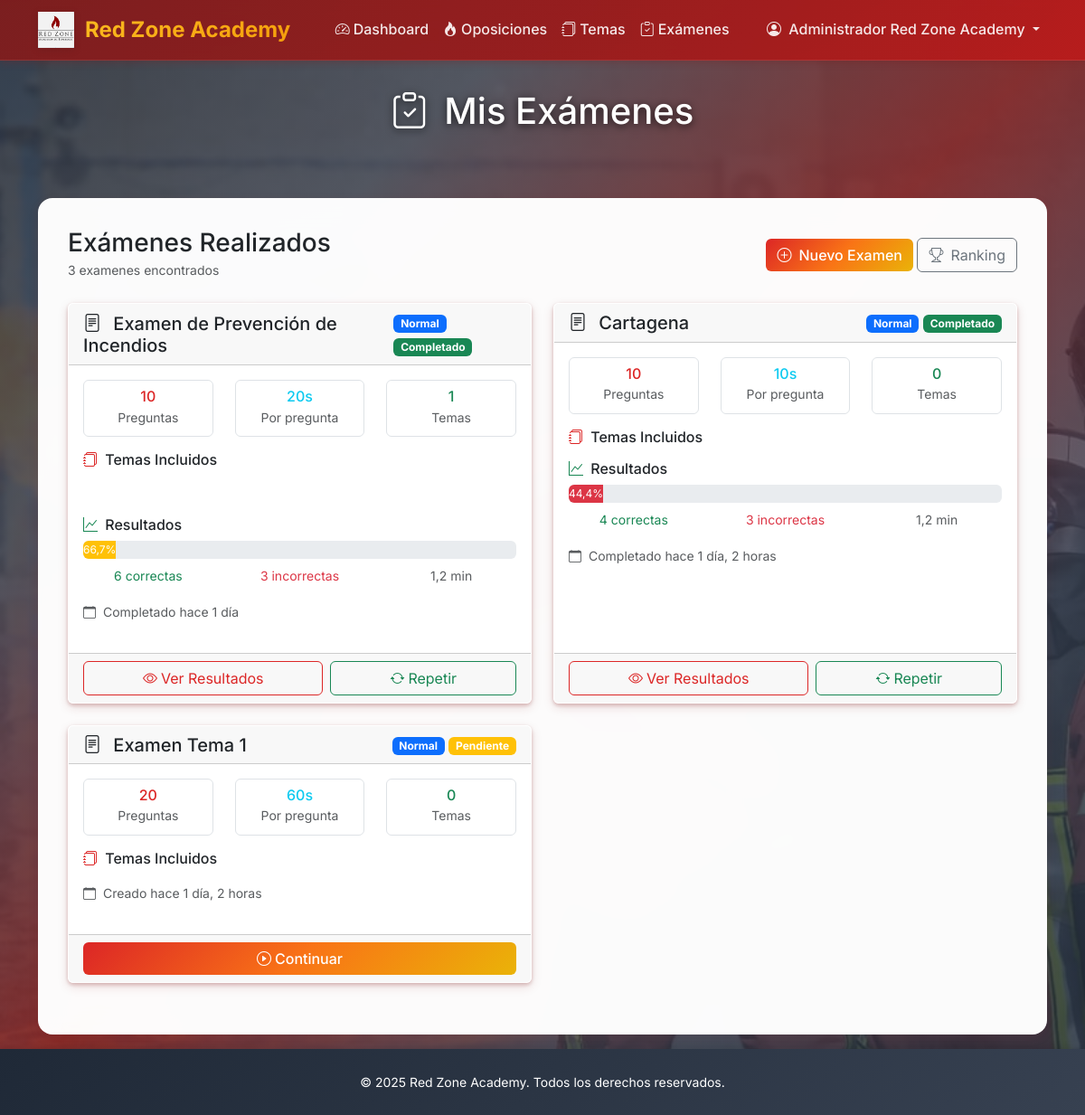
Screenshot of /dashboard/examenes-test/ (signed in) with the database file from the repository.
### accounts/models.py (models this page shows, shortened)
class CustomUser(AbstractUser):
    USER_TYPES = [
        ('admin', 'Administrador'),
        ('student', 'Alumno'),
    ]
    user_type = models.CharField(max_length=10, choices=USER_TYPES, default='student')
    created_at = models.DateTimeField(auto_now_add=True)
    profile_picture = models.ImageField(
        upload_to=user_profile_picture_path,
        blank=True,
        null=True,
        help_text="Imagen de perfil del usuario"
    )
    def is_admin(self):
        return self.user_type == 'admin'

### core/models.py (models this page shows, shortened)
class ExamenTest(models.Model):
    TIPO_CHOICES = [
        ('normal', 'Normal'),
        ('examen', 'Examen'),
    ]
    TIPO_ACLARACION_CHOICES = [
        ('inmediata', 'Inmediata (después de cada pregunta)'),
        ('final', 'Al final del examen'),
    ]
    estudiante = models.ForeignKey(
        User,
        on_delete=models.CASCADE,
        limit_choices_to={'user_type': 'student'},
        related_name='examenes_test'
    )
    nombre = models.CharField(
        max_length=200,
        help_text="Nombre del examen"
    )
    tipo = models.CharField(
        max_length=20,
        choices=TIPO_CHOICES,
        default='normal',
        help_text="Tipo de examen"
    )
    temas_seleccionados = models.ManyToManyField(
        Tema,
        related_name='examenes_test_tema',
        help_text="Temas seleccionados para el examen"
    )
    apartados_seleccionados = models.ManyToManyField(
        Apartado,
        related_name='examenes_test_apartado',
        blank=True,
        help_text="Apartados específicos seleccionados (opcional)"
    )
    numero_preguntas = models.PositiveIntegerField(
        help_text="Número de preguntas del examen (mínimo 10)"
    )
    tiempo_por_pregunta = models.PositiveIntegerField(
        help_text="Tiempo máximo por pregunta en segundos (0 = sin límite)"
    )
    tipo_aclaracion = models.CharField(
        max_length=20,
        choices=TIPO_ACLARACION_CHOICES,
        default='inmediata',
        help_text="Cuándo mostrar las aclaraciones"
    )
    fecha_inicio = models.DateTimeField(
        help_text="Fecha y hora de inicio del examen"
    )
    fecha_fin = models.DateTimeField(
        blank=True,
        null=True,
        help_text="Fecha y hora de finalización del examen"
    )
    completado = models.BooleanField(
        default=False,
        help_text="Si el examen ha sido completado"
    )
    created_at = models.DateTimeField(auto_now_add=True)
    updated_at = models.DateTimeField(auto_now=True)
    class Meta:
        ordering = ['-created_at']
        verbose_name = "Examen Test"
        verbose_name_plural = "Exámenes Test"

class ExamenTestResultado(models.Model):
    examen = models.OneToOneField(
        ExamenTest,
        on_delete=models.CASCADE,
        related_name='resultado'
    )
    puntuacion_total = models.PositiveIntegerField(
        help_text="Puntuación total obtenida"
    )
    puntuacion_maxima = models.PositiveIntegerField(
        help_text="Puntuación máxima posible"
    )
    porcentaje_acierto = models.DecimalField(
        max_digits=5,
        decimal_places=2,
        help_text="Porcentaje de acierto"
    )
    tiempo_total_segundos = models.PositiveIntegerField(
        help_text="Tiempo total empleado en segundos"
    )
    preguntas_correctas = models.PositiveIntegerField(
        help_text="Número de preguntas correctas"
    )
    preguntas_incorrectas = models.PositiveIntegerField(
        help_text="Número de preguntas incorrectas"
    )
    preguntas_sin_responder = models.PositiveIntegerField(
        default=0,
        help_text="Número de preguntas sin responder (por timeout)"
    )
    created_at = models.DateTimeField(auto_now_add=True)
    class Meta:
        ordering = ['-created_at']
        verbose_name = "Resultado de Examen Test"
        verbose_name_plural = "Resultados de Exámenes Test"
    @property
    def tiempo_total_minutos(self):
        return self.tiempo_total_segundos / 60

### core/views.py (the view)
# urls.py: path('examenes-test/', views.ExamenTestListView.as_view(), name='examen_test_list'),
class ExamenTestListView(LoginRequiredMixin, ListView):
    model = ExamenTest
    template_name = 'core/examen/examen_list.html'
    context_object_name = 'examenes'
    paginate_by = 10
    def get_queryset(self):
        if self.request.user.is_admin():
            return ExamenTest.objects.all().order_by('-created_at')
        return ExamenTest.objects.filter(estudiante=self.request.user).order_by('-created_at')
    def get_context_data(self, **kwargs):
        context = super().get_context_data(**kwargs)
        context['title'] = 'Mis Exámenes'
        return context

### templates/core/examen/examen_list.html (shortened to what this page needs)
{% extends 'base.html' %}
{% load humanize %}
{% block content %}
<div class="container">
    <div class="page-header text-center seamless mb-4">
        <h1 class="text-white mb-3">
            <i class="bi bi-clipboard-check me-2"></i>
            Mis Exámenes
        </h1>
    </div>
    <div class="main-content">
        <div class="d-flex justify-content-between align-items-center mb-4">
            <div>
                <h3 class="mb-0">Exámenes Realizados</h3>
                <small class="text-muted">{{ examenes|length }} examen{{ examenes|length|pluralize:"es" }} encontrado{{ examenes|length|pluralize:"s" }}</small>
            </div>
            <div>
                <a href="{% url 'core:examen_config' %}" class="btn btn-primary">
                    <i class="bi bi-plus-circle me-2"></i>Nuevo Examen
                </a>
                <a href="{% url 'core:examen_ranking' %}" class="btn btn-outline-secondary">
                    <i class="bi bi-trophy me-2"></i>Ranking
                </a>
            </div>
        </div>
        {% if examenes %}
            <div class="row">
                {% for examen in examenes %}
                <div class="col-lg-6 mb-4">
                    <div class="card h-100">
                        <div class="card-header d-flex justify-content-between align-items-center">
                            <h5 class="mb-0">
                                <i class="bi bi-file-text me-2"></i>
                                {{ examen.nombre }}
                            </h5>
                            <div>
                                <span class="badge bg-{% if examen.tipo == 'examen' %}danger{% else %}primary{% endif %}">
                                    {{ examen.get_tipo_display }}
                                </span>
                                {% if examen.completado %}
                                    <span class="badge bg-success">Completado</span>
                                {% else %}
                                    <span class="badge bg-warning">Pendiente</span>
                                {% endif %}
                            </div>
                        </div>
                        <div class="card-body">
                            <div class="row text-center mb-3">
                                <div class="col-4">
                                    <div class="border rounded p-2">
                                        <h6 class="text-primary mb-0">{{ examen.numero_preguntas }}</h6>
                                        <small class="text-muted">Preguntas</small>
                                    </div>
                                </div>
                                <div class="col-4">
                                    <div class="border rounded p-2">
                                        <h6 class="text-info mb-0">{{ examen.tiempo_por_pregunta }}s</h6>
                                        <small class="text-muted">Por pregunta</small>
                                    </div>
                                </div>
                                <div class="col-4">
                                    <div class="border rounded p-2">
                                        <h6 class="text-success mb-0">{{ examen.temas_seleccionados.count }}</h6>
                                        <small class="text-muted">Temas</small>
                                    </div>
                                </div>
                            </div>
                            <div class="mb-3">
                                <h6 class="mb-2">
                                    <i class="bi bi-journals text-primary me-1"></i>
                                    Temas Incluidos
                                </h6>
                                <div class="mb-2">
                                    {% for tema in examen.temas_seleccionados.all|slice:":3" %}
                                        <span class="badge bg-outline-primary me-1 mb-1">
                                        </span>
                                    {% endfor %}
                                </div>
                            </div>
                            {% if examen.completado and examen.resultado %}
                                <div class="mb-3">
                                    <h6 class="mb-2">
                                        <i class="bi bi-graph-up text-success me-1"></i>
                                        Resultados
                                    </h6>
                                    <div class="progress mb-2" style="height: 20px;">
                                        <div class="progress-bar bg-{% if examen.resultado.porcentaje_acierto >= 70 %}success{% elif examen.resultado.porcentaje_acierto >= 50 %}warning{% else %}danger{% endif %}"
                                             style="width: {{ examen.resultado.porcentaje_acierto }}%">
                                            {{ examen.resultado.porcentaje_acierto|floatformat:1 }}%
                                        </div>
                                    </div>
                                    <div class="row text-center small">
                                        <div class="col">
                                            <span class="text-success">{{ examen.resultado.preguntas_correctas }} correctas</span>
                                        </div>
                                        <div class="col">
                                            <span class="text-danger">{{ examen.resultado.preguntas_incorrectas }} incorrectas</span>
                                        </div>
                                        <div class="col">
                                            <span class="text-muted">{{ examen.resultado.tiempo_total_minutos|floatformat:1 }} min</span>
                                        </div>
                                    </div>
                                </div>
                            {% endif %}
                            <div class="mb-3">
                                <small class="text-muted">
                                    <i class="bi bi-calendar me-1"></i>
                                    {% if examen.completado %}
                                        Completado {{ examen.fecha_fin|naturaltime }}
                                    {% else %}
                                        Creado {{ examen.created_at|naturaltime }}
                                    {% endif %}
                                </small>
                            </div>
                        </div>
                        <div class="card-footer">
                            <div class="d-flex gap-2">
                                {% if examen.completado %}
                                    <a href="{% url 'core:examen_resultado' examen.id %}" class="btn btn-outline-primary flex-fill">
                                        <i class="bi bi-eye me-1"></i>Ver Resultados
                                    </a>
                                    <form method="post" action="{% url 'core:examen_repetir' examen.id %}" class="flex-fill">
                                        <button type="submit" class="btn btn-outline-success w-100" title="Repetir examen con preguntas aleatorias">
                                            <i class="bi bi-arrow-repeat me-1"></i>Repetir
                                        </button>
                                    </form>
                                {% else %}
                                    <a href="{% url 'core:examen_ejecutar' examen.id %}" class="btn btn-primary w-100">
                                        <i class="bi bi-play-circle me-1"></i>Continuar
                                    </a>
                                {% endif %}
                            </div>
                        </div>
                    </div>
                </div>
                {% endfor %}
            </div>
        {% endif %}
    </div>
</div>
{% endblock %}

### templates/base.html (shortened to what this page needs)
<!DOCTYPE html>
<html lang="es" data-bs-theme="light" class="h-100">
<head>
    {% load static %}
    <link href="https://cdnjs.cloudflare.com/ajax/libs/bootstrap/5.3.2/css/bootstrap.min.css" rel="stylesheet">
    <link href="https://cdnjs.cloudflare.com/ajax/libs/bootstrap-icons/1.11.3/font/bootstrap-icons.min.css" rel="stylesheet">
</head>
<body>
    <nav class="navbar navbar-expand-lg navbar-light bg-white">
        <div class="container">
            {% load static %}
            {% if user.is_authenticated %}
                <a class="navbar-brand" href="{% url 'core:dashboard' %}">
                    <img src="{% static 'img/logo_rz.png' %}" alt="Red Zone Academy" class="navbar-brand-logo">
                    Red Zone Academy
                </a>
            {% else %}
                <a class="navbar-brand" href="#">
                    <img src="{% static 'img/logo_rz.png' %}" alt="Red Zone Academy" class="navbar-brand-logo">
                    Red Zone Academy
                </a>
            {% endif %}
            <div class="collapse navbar-collapse" id="navbarNav">
                {% if user.is_authenticated %}
                <ul class="navbar-nav mx-auto">
                    <li class="nav-item">
                        <a class="nav-link" href="{% url 'core:dashboard' %}">
                            <i class="bi bi-speedometer2 me-1"></i>Dashboard
                        </a>
                    </li>
                    <li class="nav-item">
                        <a class="nav-link" href="{% url 'core:oposicion_list' %}">
                            <i class="bi bi-fire me-1"></i>Oposiciones
                        </a>
                    </li>
                    <li class="nav-item">
                        <a class="nav-link" href="{% url 'core:tema_list' %}">
                            <i class="bi bi-journals me-1"></i>Temas
                        </a>
                    </li>
                    <li class="nav-item">
                        <a class="nav-link" href="{% url 'core:examen_test_list' %}">
                            <i class="bi bi-clipboard-check me-1"></i>Exámenes
                        </a>
                    </li>
                </ul>
                <ul class="navbar-nav">
                    <li class="nav-item dropdown">
                        <a class="nav-link dropdown-toggle" href="#" id="userDropdown" role="button" data-bs-toggle="dropdown">
                            <i class="bi bi-person-circle me-1"></i>
                            {{ user.get_full_name|default:user.username }}
                        </a>
                    </li>
                </ul>
                {% endif %}
            </div>
        </div>
    </nav>
    <div class="main-wrapper">
        {% block content %}{% endblock %}
    </div>
    <footer class="footer">
        <div class="container">
            <div class="row">
                <div class="col-12 text-center">
                    <small>&copy; 2025 Red Zone Academy. Todos los derechos reservados.</small>
                </div>
            </div>
        </div>
    </footer>
</body>
</html>

### rows the page displays
CustomUser: get_full_name "Administrador Red Zone Academy"
ExamenTest: nombre "Examen de Prevención de Incendios", tipo "Normal", completado "Completado", numero_preguntas "10", tiempo_por_pregunta "20", temas_seleccionados.count "1", resultado.porcentaje_acierto "66,7", resultado.preguntas_correctas "6", resultado.preguntas_incorrectas "3", resultado.tiempo_total_minutos "1,2", fecha_fin "hace 1 día"
ExamenTest: nombre "Cartagena", tipo "Normal", completado "Completado", numero_preguntas "10", tiempo_por_pregunta "10", temas_seleccionados.count "0", resultado.porcentaje_acierto "44,4", resultado.preguntas_correctas "4", resultado.preguntas_incorrectas "3", resultado.tiempo_total_minutos "1,2", fecha_fin "hace 1 día, 2 horas"
ExamenTest: nombre "Examen Tema 1", tipo "Normal", completado "Pendiente", numero_preguntas "20", tiempo_por_pregunta "60", temas_seleccionados.count "0", created_at "hace 1 día, 2 horas"

### other values shown
{{ examenes|length }} "3"
